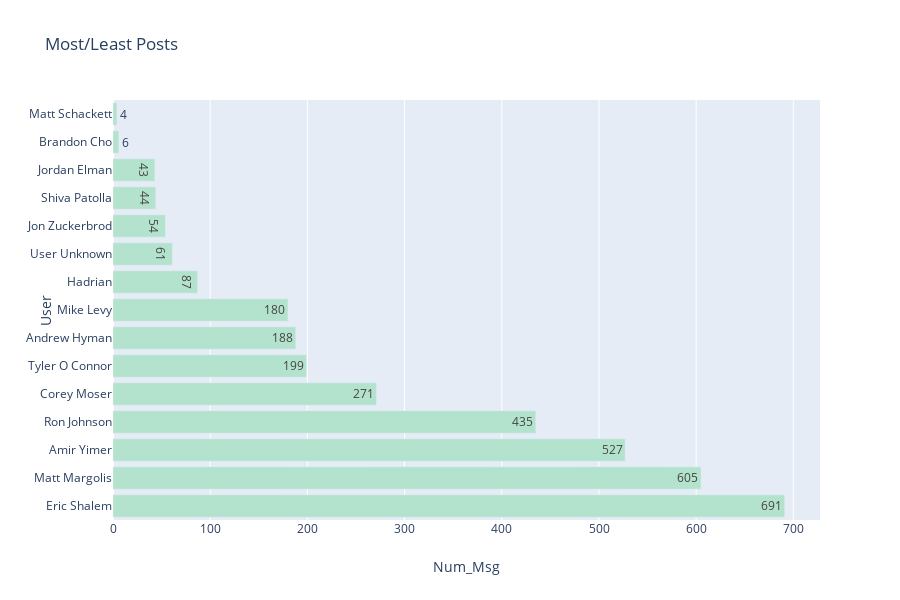

Notebook source saved alongside this figure:
### Code cell
px.bar(df_most_posts, x='Num_Msg', y='User', 
       orientation='h',
       title = 'Most/Least Posts',
       hover_name='Num_Msg',
       text='Num_Msg',
       color_discrete_sequence= pxc.Pastel2,
#       color = 'Num_Msg'
      )

### Figure 1 — Plotly figure (JSON) as saved in the notebook; plotly's stock layout.template omitted (floating-point values rounded to 4 significant figures)
{"data": [{"alignmentgroup": "True", "hovertemplate": "<b>%{hovertext}</b><br><br>Num_Msg=%{x}<br>User=%{y}<br>Num_Msg=%{text}<extra></extra>", "hovertext": [691, 605, 527, 435, 271, 199, 188, 180, 87, 61, 54, 44, 43, 6, 4], "legendgroup": "", "marker": {"color": "rgb(179,226,205)"}, "name": " ", "offsetgroup": "", "orientation": "h", "showlegend": false, "text": [691, 605, 527, 435, 271, 199, 188, 180, 87, 61, 54, 44, 43, 6, 4], "textposition": "auto", "type": "bar", "uid": "b93ef6e9-094a-4322-8eef-4e50d1f2d0b1", "x": [691, 605, 527, 435, 271, 199, 188, 180, 87, 61, 54, 44, 43, 6, 4], "xaxis": "x", "y": ["Eric Shalem", "Matt Margolis", "Amir Yimer", "Ron Johnson", "Corey Moser", "Tyler O Connor", "Andrew Hyman", "Mike Levy", "Hadrian", "User Unknown", "Jon Zuckerbrod", "Shiva Patolla", "Jordan Elman", "Brandon Cho", "Matt Schackett"], "yaxis": "y"}], "layout": {"barmode": "relative", "grid": {"xaxes": ["x"], "xgap": 0.1, "xside": "bottom", "yaxes": ["y"], "ygap": 0.1, "yside": "left"}, "height": 600, "legend": {"tracegroupgap": 0}, "title": {"text": "Most/Least Posts"}, "xaxis": {"title": {"text": "Num_Msg"}}, "yaxis": {"title": {"text": "User"}}}}
